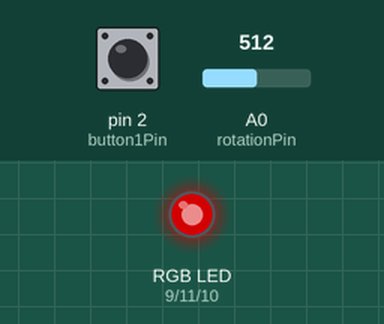
Bench run of a sketch on a simulated Arduino Uno, built with avr-gcc and run on an emulated ATmega328P. On the bench: an RGB LED mixed from three pins (HIGH = lit). The test bench sets the inputs (shaded band); at power-on: pin 2 (button1Pin) LOW, A0 (rotationPin) = 512. Dim RGB values are drawn brighter than linear; what the sketch prints to the serial monitor is not drawn.

Above: at 1.2 s.
1.3 s: pin 2 (button1Pin) pulled HIGH for 0.15 s
At 2.1 s:
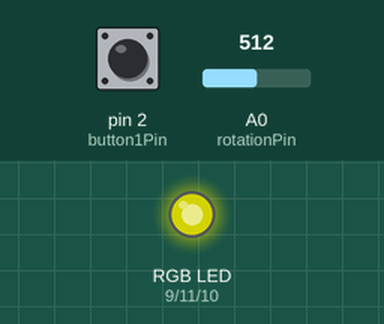
3.1 s: A0 (rotationPin) set to 716
At 4.3 s:
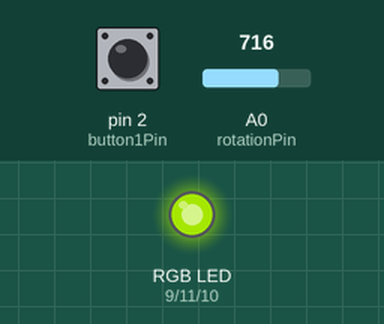
4.6 s: pin 2 (button1Pin) pulled HIGH for 1 s
At 6.4 s:
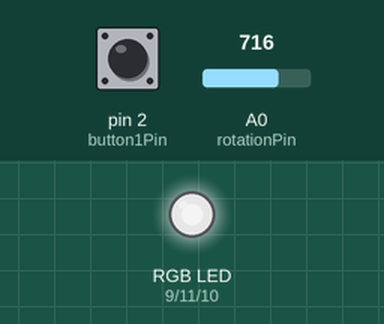
7.1 s: A0 (rotationPin) set to 900
At 7.7 s:
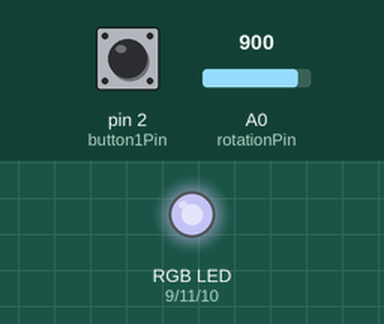
8.6 s: pin 2 (button1Pin) pulled HIGH for 0.15 s
At 10.1 s:
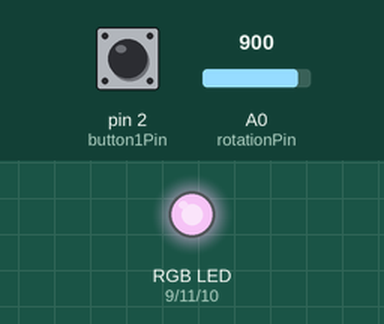
10.4 s: A0 (rotationPin) set to 511
At 11.3 s:
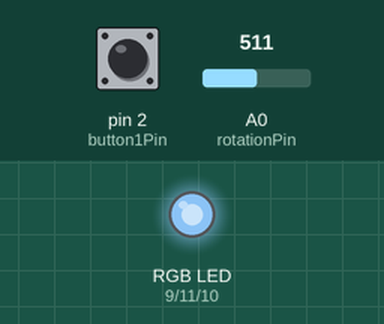
Timing chart, 0 to 12.9 s (numbered marks = the images above; inputs shaded):
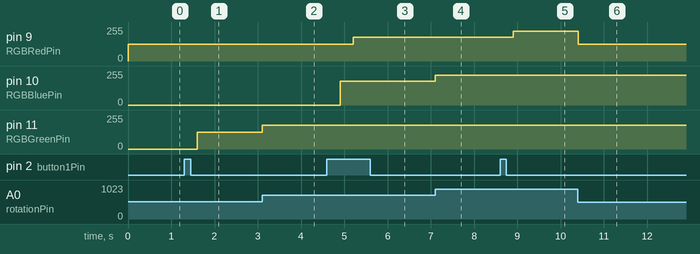

Measured:
- after the input at 1.3 s, pin 11 (RGBGreenPin): 0/255 → 127/255 after 0.30 s
- after the input at 3.1 s, pin 11 (RGBGreenPin): 127/255 → 178/255 at once
- after the input at 4.6 s, pin 9 (RGBRedPin): 127/255 → 178/255 after 0.61 s; pin 10 (RGBBluePin): 0/255 → 178/255 after 0.30 s
- after the input at 7.1 s, pin 10 (RGBBluePin): 178/255 → 224/255 at once
- after the input at 8.6 s, pin 9 (RGBRedPin): 178/255 → 224/255 after 0.30 s
- after the input at 10.4 s, pin 9 (RGBRedPin): 224/255 → 127/255 at once

The sketch:

Challenge_3.ino
```cpp
//Name: Alex Dorodko
//Date: 26/OCT/2020
//Purpose: This program allows the user to use the potenciometer to switch colors on LEDs

int RGBRedPin = 9; //The red RGB LED is connected pin 9 of the Arduino.
int RGBGreenPin = 11; //The green RGB LED is connected pin 10 of the Arduino.
int RGBBluePin = 10; //The blue RGB LED is connected pin 11 of the Arduino.
int fadeDelay = 5; //This is the number of milliseconds that it will take between steps
int rotationPin = A0;
int button1Pin = 2;
int flag = 0;
int blue = 0;
int green = 0;
int red = 0;

void setup()
{
    pinMode(RGBRedPin, OUTPUT); //Setup red RGB LED pin as an output pin.
    pinMode(RGBGreenPin, OUTPUT); //Setup green RGB LED pin as an output pin.
    pinMode(RGBBluePin, OUTPUT); //Setup blue RGB LED pin as an output pin.
    pinMode(rotationPin, INPUT);
    pinMode(button1Pin, INPUT);
  	Serial.begin(9600);
}

void loop()
{
    if (digitalRead(button1Pin) == HIGH)
        {
            if (flag == 0)
            {
                flag = 1;
                delay(300);
              	Serial.print(flag);
            }
            else if (flag == 1)
            {
                flag = 2;
                delay(300);
              	Serial.print(flag);
            }
            else if (flag == 2)
            {
                flag = 0;
                delay(300);
              	Serial.print(flag);
            }
        }

    if (flag == 0)
    {
        red = analogRead(rotationPin);
        red = map(red,0,1023,0,255);
        analogWrite(RGBRedPin, red);
        delay(fadeDelay);
    }

    else if (flag == 1)
    {
        green = analogRead(rotationPin);
        green = map(green,0,1023,0,255);
        analogWrite(RGBGreenPin, green);
        delay(fadeDelay);
    }

    else if (flag == 2)
    {
        blue = analogRead(rotationPin);
        blue = map(blue,0,1023,0,255);
        analogWrite(RGBBluePin, blue);
        delay(fadeDelay);
    }
}
```
